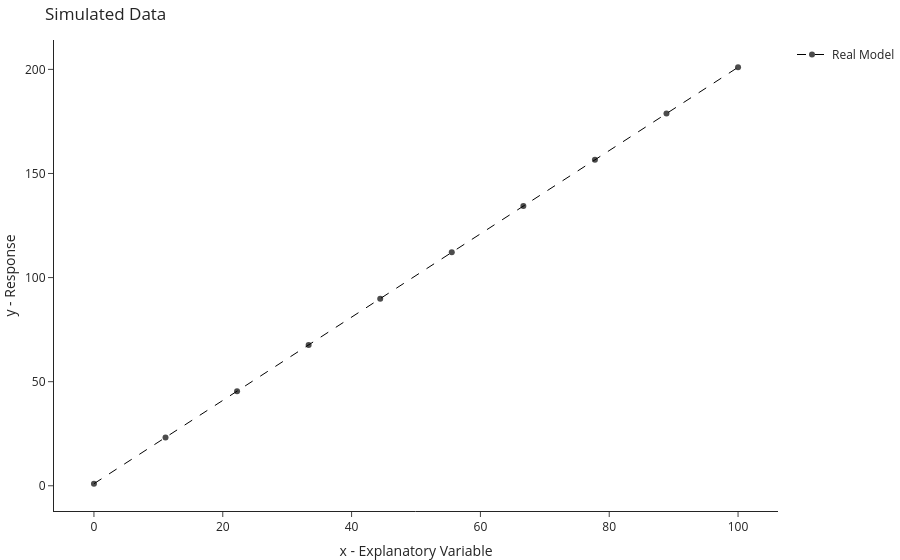

The notebook cell saved with this chart:
### Code cell
fig = go.Figure([go.Scatter(x=x, y=y, name="Real Model", showlegend=True,
                                 marker=dict(color="black", opacity=.7), line=dict(color="black", dash="dash", width=1))], 
          layout=go.Layout(title="Simulated Data",
                           xaxis={"title": "x - Explanatory Variable"},
                           yaxis={"title": "y - Response"}))
fig.show()

### Figure 1 — Plotly figure (JSON) as saved in the notebook; plotly's stock layout.template omitted (floating-point values rounded to 4 significant figures)
{"data": [{"line": {"color": "black", "dash": "dash", "width": 1}, "marker": {"color": "black", "opacity": 0.7}, "name": "Real Model", "showlegend": true, "type": "scatter", "x": [0, 11.11, 22.22, 33.33, 44.44, 55.56, 66.67, 77.78, 88.89, 100], "y": [1, 23.22, 45.44, 67.67, 89.89, 112.1, 134.3, 156.6, 178.8, 201]}], "layout": {"title": {"text": "Simulated Data"}, "xaxis": {"title": {"text": "x - Explanatory Variable"}}, "yaxis": {"title": {"text": "y - Response"}}}}
